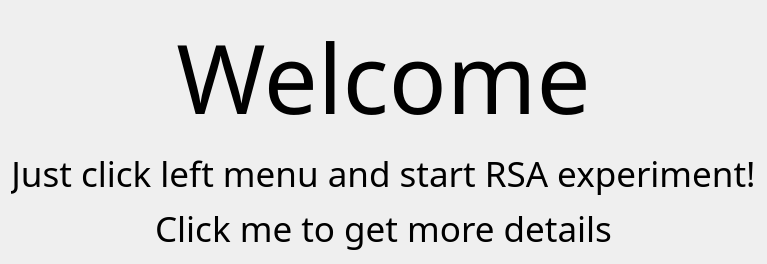
                  <widget class="QWidget" name="page_home">
                   <layout class="QVBoxLayout" name="verticalLayout_8">
                    <item>
                     <layout class="QVBoxLayout" name="verticalLayout_6">
                      <item>
                       <widget class="QLabel" name="label_4">
                        <property name="font">
                         <font>
                          <family>Microsoft YaHei</family>
                          <pointsize>72</pointsize>
                         </font>
                        </property>
                        <property name="layoutDirection">
                         <enum>Qt::LeftToRight</enum>
                        </property>
                        <property name="text">
                         <string>Welcome</string>
                        </property>
                        <property name="alignment">
                         <set>Qt::AlignCenter</set>
                        </property>
                       </widget>
                      </item>
                      <item>
                       <widget class="QLabel" name="label_6">
                        <property name="font">
                         <font>
                          <family>Microsoft YaHei</family>
                          <pointsize>26</pointsize>
                         </font>
                        </property>
                        <property name="layoutDirection">
                         <enum>Qt::LeftToRight</enum>
                        </property>
                        <property name="text">
                         <string>Just click left menu and start RSA experiment!</string>
                        </property>
                        <property name="alignment">
                         <set>Qt::AlignCenter</set>
                        </property>
                       </widget>
                      </item>
                      <item>
                       <widget class="QLabel" name="label_12">
                        <property name="font">
                         <font>
                          <family>Microsoft YaHei</family>
                          <pointsize>26</pointsize>
                         </font>
                        </property>
                        <property name="text">
                         <string>Click me to get more details</string>
                        </property>
                        <property name="alignment">
                         <set>Qt::AlignCenter</set>
                        </property>
                       </widget>
                      </item>
                     </layout>
                    </item>
                   </layout>
                  </widget>
